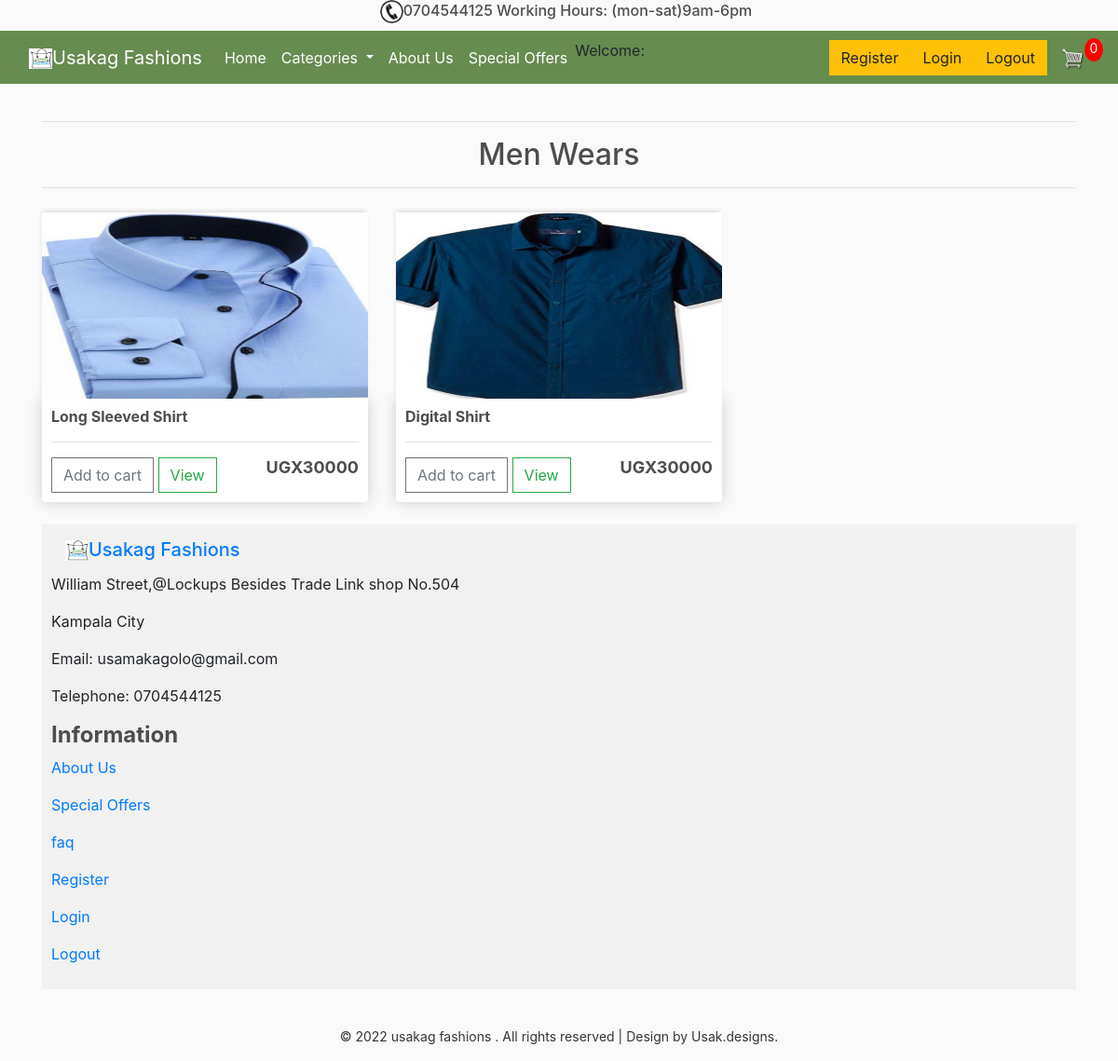
The app's page /men/ with its own data.
### store/models.py (models this page shows, shortened)
class Product(models.Model):
    name = models.CharField(max_length=200, null=True)
    price_0 = models.DecimalField(max_digits=10, decimal_places=0, null=True)
    price = models.DecimalField(max_digits=10, decimal_places=0)
    digital = models.BooleanField(default=False, null=True, blank=False)
    image = models.ImageField(upload_to='images', null=True, blank=True)
    STATUS_TYPE_CHOICES=[
        ('BAGS','BAGS'),
        ('MEN','MEN'),
        ('SCARVES','SCARVES'),
        ('WOMEN','WOMEN')
    ]
    status = models.CharField(max_length=100,choices=STATUS_TYPE_CHOICES)
    STATUS_TYPE_CHOICES=[
        ('YES','YES'),
        ('NO','NO'),
    ]
    special_offers = models.CharField(max_length=100,choices=STATUS_TYPE_CHOICES)
    STATUS_TYPE_CHOICES=[
        ('M','M'),
        ('S','S'),
        ('L','L'),
        ('XL','XL'),
        ('XXL','XXL'),
        ('XXXL','XXXL'),
    ]
    size = models.CharField(max_length=100,choices=STATUS_TYPE_CHOICES)
    STATUS_TYPE_CHOICES=[
        ('NEW','NEW'),
        ('SECOND HAND','SECOND HAND'),
    ]
    item_status = models.CharField(max_length=100,choices=STATUS_TYPE_CHOICES)
    @property
    def imageURL(self):
        try:
            url = self.image.url
        except:
            url = ''
        return url

### store/views.py (the view)
# urls.py: path('men/', views.manage_men, name="men"),
def manage_men(request):
    data= cartData(request)
    cartItems = data['cartItems']
    men_wear = Product.objects.filter(status = 'MEN')
    context={
        'men_wear':men_wear,
        'cartItems':cartItems
    }
    return render(request, 'store/men_wear.html', context)

### store/utils.py (called while the page is built, shortened)
def cookieCart(request):
    try:
        cart = json.loads(request.COOKIES['cart'])
    except:
        cart = {}
    print('CART:', cart)
    items = []
    order = {'get_cart_total':0, 'get_cart_items':0, 'shipping':False}
    cartItems = order['get_cart_items']
    return{'cartItems':cartItems, 'order':order, 'items':items}

def cartData(request):
    if request.user.is_authenticated:
        customer = request.user.customer
        order, created = Order.objects.get_or_create(customer=customer,complete=False)
        items = order.orderitem_set.all()
        cartItems = order.get_cart_items
    else:
        cookieData = cookieCart(request)
        cartItems = cookieData['cartItems']
        order = cookieData['order']
        items = cookieData['items']
    return{'cartItems':cartItems, 'order':order, 'items':items}

### store/templates/store/men_wear.html (shortened to what this page needs)
{% extends 'store/main.html' %}
{% load static %}
{% block content %}
    <hr>
    <h2 class="text-center">Men Wears</h2>
    <hr>
     <div class="row">
        {% for men in men_wear %}
        <div class="col-lg-4">
            <img class="thumbnail" src="{{men.imageURL}}">
            <div class="box-element product">
                <h6><strong>{{men.name}}</strong></h6>
                <hr>
                <button data-product={{men.id}} data-action="add" class="btn btn-outline-secondary add-btn update-cart">Add to cart</button>
                <a  class="btn btn-outline-success" href="{% url 'single_product' men.id %}">View</a>
                <h4 style="display: inline-block; float: right; font-size: 18px;"><strong>UGX{{men.price}}</strong></h4>
            </div>
        </div>
        {% endfor %}
     </div>
     <br>
<div class="grid-container">
    <div class="footer">
      <h4><a class="navbar-brand" href="{% url 'store' %}"><img id="logo-icon" src="{% static 'images/capture1.png' %}" alt=" " />Usakag Fashions</a></h4>
        <p>William Street,@Lockups Besides Trade Link shop No.504</p>
        <p>Kampala City</p>
        <p>Email: usamakagolo@gmail.com</p>
        <p>Telephone: 0704544125</p>
     <div class="text-centre">
      <h4><b>Information</b></h4>
        <p><a href="{% url 'about_us' %}">About Us</a></p>
        <p><a href="{% url 'special_offers' %}">Special Offers</a></p>
        <p><a href="{% url 'faq' %}">faq</a></p>
        <p><a href="{% url 'register' %}">Register</a></p>
        <p><a href="{% url 'login' %}">Login</a></p>
        <p><a href="{% url 'logout' %}">Logout</a></p>
      </div>
    </div>
   </div>
  <p class="copy-right">© 2022 usakag fashions . All rights reserved | Design by <a href="#"> Usak.designs.</a></p>
{% endblock content %}

### static/css/main.css (style rules this page uses)
body { background-color: hsl(0, 0%, 98%); }
h1,h2,h3,h4,h5,h6 { color:hsl(0, 0%, 30%); }
.box-element { box-shadow:hsl(0, 0%, 80%) 0 0 16px; background-color: #fff; border-radius: 4px; padding: 10px; }
.thumbnail { width: 100%; height: 200px; -webkit-box-shadow: -1px -3px 5px -2px rgba(214,214,214,1); -moz-box-shadow: -1px -3px 5px -2px rgba(214,214,214,1); box-shadow: -1px -3px 5px -2px rgba(214,214,214,1); }
.product { border-radius: 0 0 4px 4px; }
#logo-icon { width:25px; display: inline-block; margin-left: 15px; }
.col-lg-4, .col-lg-6, .col-lg-8, .col-lg-12 { margin-top: 10px; }
.btn { border-radius: 0; }

### static/css/style.css (style rules this page uses)
.footer { grid-area: footer; background-color: #f1f1f1; padding: 10px; text-align: left; }
p.copy-right { margin-top:40px; text-align:center; font-size:14px; color:#363636; }
p.copy-right a { color:#363636; }

### records on screen
Product: imageURL (picture), name "Long Sleeved Shirt", price "30000"
Product: imageURL (picture), name "Digital Shirt", price "30000"

### other values on screen
{{ cartItems }} "0"
